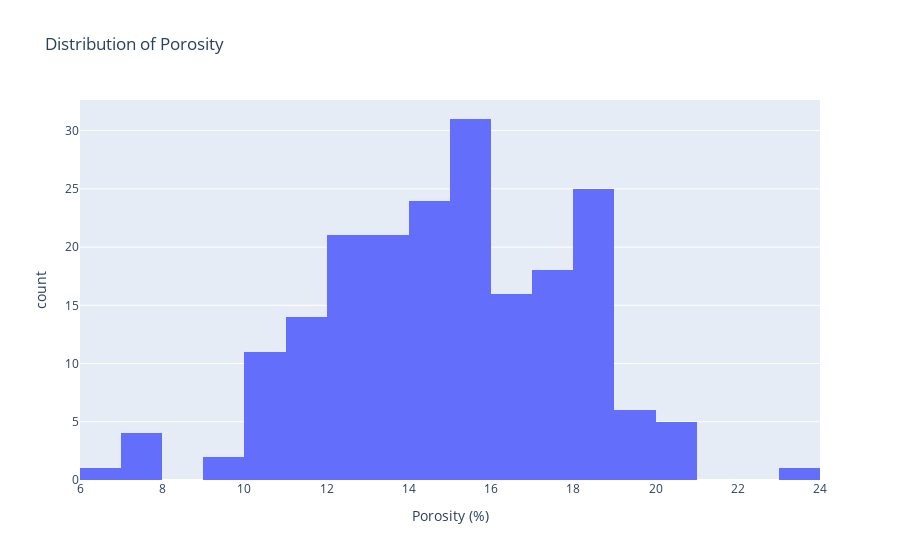

This figure's notebook cell:
### Code cell
# Plot 1: Histogram of Porosity
fig1 = px.histogram(data, x='Por', title='Distribution of Porosity', labels={'Por': 'Porosity (%)'})
fig1.show(plot_format)

### Figure 1 — Plotly figure (JSON) as saved in the notebook; plotly's stock layout.template omitted (floating-point values rounded to 4 significant figures; data arrays with more than 128 entries replaced by an {"elided": "..."} marker saying what was removed)
{"data": [{"alignmentgroup": "True", "bingroup": "x", "hovertemplate": "Porosity (%)=%{x}<br>count=%{y}<extra></extra>", "legendgroup": "", "marker": {"color": "#636efa", "pattern": {"shape": ""}}, "name": "", "offsetgroup": "", "orientation": "v", "showlegend": false, "type": "histogram", "x": {"elided": "200 float values"}, "xaxis": "x", "yaxis": "y"}], "layout": {"barmode": "relative", "legend": {"tracegroupgap": 0}, "title": {"text": "Distribution of Porosity"}, "xaxis": {"anchor": "y", "domain": [0, 1], "title": {"text": "Porosity (%)"}}, "yaxis": {"anchor": "x", "domain": [0, 1], "title": {"text": "count"}}}}
